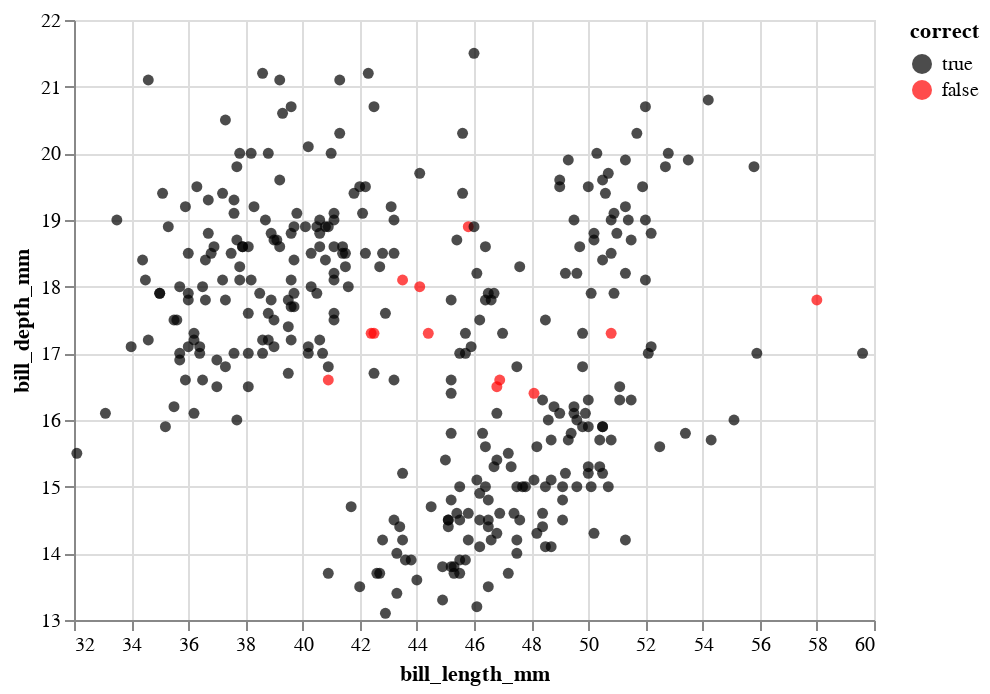

Write notebook code for a chart like this one.
### Code cell
alt.Chart(df).mark_circle().encode(
    x=alt.X(cols[0], scale=alt.Scale(zero=False)),
    y=alt.Y(cols[1], scale=alt.Scale(zero=False)),
    color=alt.Color("correct", scale=alt.Scale(domain=[True, False], range=["black", "red"]))
)

### Figure 1 — Vega-Lite specification as saved in the notebook (floating-point values rounded to 4 significant figures; data arrays with more than 128 entries replaced by an {"elided": "..."} marker saying what was removed)
{"config": {"view": {"continuousWidth": 400, "continuousHeight": 300}}, "data": {"name": "data-3aa4250e5c620061572c2d99c364ddec"}, "mark": "circle", "encoding": {"color": {"field": "correct", "scale": {"domain": [true, false], "range": ["black", "red"]}, "type": "nominal"}, "x": {"field": "bill_length_mm", "scale": {"zero": false}, "type": "quantitative"}, "y": {"field": "bill_depth_mm", "scale": {"zero": false}, "type": "quantitative"}}, "$schema": "https://vega.github.io/schema/vega-lite/v4.17.0.json", "datasets": {"data-3aa4250e5c620061572c2d99c364ddec": {"elided": "333 records"}}}
